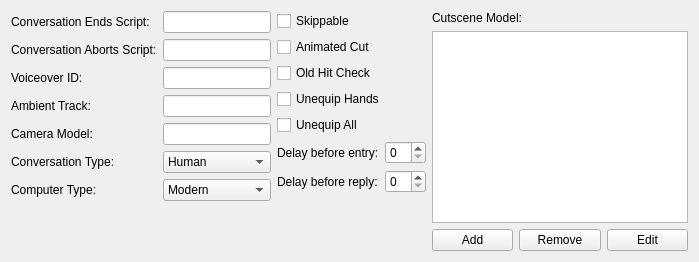
        <widget class="QWidget" name="fileTab">
         <attribute name="title">
          <string>This File</string>
         </attribute>
         <layout class="QHBoxLayout" name="horizontalLayout_11">
          <item>
           <layout class="QFormLayout" name="formLayout_6">
            <item row="0" column="0">
             <widget class="QLabel" name="label_37">
              <property name="text">
               <string>Conversation Ends Script:</string>
              </property>
             </widget>
            </item>
            <item row="0" column="1">
             <widget class="QLineEdit" name="onEndEdit">
              <property name="maxLength">
               <number>16</number>
              </property>
             </widget>
            </item>
            <item row="1" column="0">
             <widget class="QLabel" name="label_38">
              <property name="text">
               <string>Conversation Aborts Script:</string>
              </property>
             </widget>
            </item>
            <item row="1" column="1">
             <widget class="QLineEdit" name="onAbortEdit">
              <property name="maxLength">
               <number>16</number>
              </property>
             </widget>
            </item>
            <item row="2" column="0">
             <widget class="QLabel" name="label_39">
              <property name="text">
               <string>Voiceover ID:</string>
              </property>
             </widget>
            </item>
            <item row="2" column="1">
             <widget class="QLineEdit" name="voIdEdit">
              <property name="maxLength">
               <number>16</number>
              </property>
             </widget>
            </item>
            <item row="3" column="0">
             <widget class="QLabel" name="label_40">
              <property name="text">
               <string>Ambient Track:</string>
              </property>
             </widget>
            </item>
            <item row="3" column="1">
             <widget class="QLineEdit" name="ambientTrackEdit">
              <property name="maxLength">
               <number>16</number>
              </property>
             </widget>
            </item>
            <item row="4" column="0">
             <widget class="QLabel" name="label_41">
              <property name="text">
               <string>Camera Model:</string>
              </property>
             </widget>
            </item>
            <item row="4" column="1">
             <widget class="QLineEdit" name="cameraModelEdit">
              <property name="maxLength">
               <number>16</number>
              </property>
             </widget>
            </item>
            <item row="5" column="0">
             <widget class="QLabel" name="label_42">
              <property name="text">
               <string>Conversation Type:</string>
              </property>
             </widget>
            </item>
            <item row="6" column="0">
             <widget class="QLabel" name="label_43">
              <property name="text">
               <string>Computer Type:</string>
              </property>
             </widget>
            </item>
            <item row="5" column="1">
             <widget class="QComboBox" name="conversationSelect">
              <item>
               <property name="text">
                <string>Human</string>
               </property>
              </item>
              <item>
               <property name="text">
                <string>Computer</string>
               </property>
              </item>
              <item>
               <property name="text">
                <string>Type 3</string>
               </property>
              </item>
              <item>
               <property name="text">
                <string>Type 4</string>
               </property>
              </item>
              <item>
               <property name="text">
                <string>Type 5</string>
               </property>
              </item>
             </widget>
            </item>
            <item row="6" column="1">
             <widget class="QComboBox" name="computerSelect">
              <item>
               <property name="text">
                <string>Modern</string>
               </property>
              </item>
              <item>
               <property name="text">
                <string>Ancient</string>
               </property>
              </item>
             </widget>
            </item>
           </layout>
          </item>
          <item>
           <layout class="QVBoxLayout" name="verticalLayout_11">
            <item>
             <layout class="QVBoxLayout" name="verticalLayout_10">
              <item>
               <widget class="QCheckBox" name="skippableCheckbox">
                <property name="text">
                 <string>Skippable</string>
                </property>
               </widget>
              </item>
              <item>
               <widget class="QCheckBox" name="animatedCutCheckbox">
                <property name="text">
                 <string>Animated Cut</string>
                </property>
               </widget>
              </item>
              <item>
               <widget class="QCheckBox" name="oldHitCheckbox">
                <property name="text">
                 <string>Old Hit Check</string>
                </property>
               </widget>
              </item>
              <item>
               <widget class="QCheckBox" name="unequipHandsCheckbox">
                <property name="text">
                 <string>Unequip Hands</string>
                </property>
               </widget>
              </item>
              <item>
               <widget class="QCheckBox" name="unequipAllCheckbox">
                <property name="text">
                 <string>Unequip All</string>
                </property>
               </widget>
              </item>
             </layout>
            </item>
            <item>
             <layout class="QFormLayout" name="formLayout_7">
              <item row="0" column="0">
               <widget class="QLabel" name="label_44">
                <property name="text">
                 <string>Delay before entry:</string>
                </property>
               </widget>
              </item>
              <item row="0" column="1">
               <widget class="QSpinBox" name="entryDelaySpin"/>
              </item>
              <item row="1" column="0">
               <widget class="QLabel" name="label_45">
                <property name="text">
                 <string>Delay before reply:</string>
                </property>
               </widget>
              </item>
              <item row="1" column="1">
               <widget class="QSpinBox" name="replyDelaySpin"/>
              </item>
             </layout>
            </item>
           </layout>
          </item>
          <item>
           <layout class="QVBoxLayout" name="verticalLayout_12">
            <item>
             <widget class="QLabel" name="label_46">
              <property name="text">
               <string>Cutscene Model:</string>
              </property>
             </widget>
            </item>
            <item>
             <widget class="QListWidget" name="stuntList"/>
            </item>
            <item>
             <layout class="QHBoxLayout" name="horizontalLayout_13">
              <item>
               <widget class="QPushButton" name="addStuntButton">
                <property name="text">
                 <string>Add</string>
                </property>
               </widget>
              </item>
              <item>
               <widget class="QPushButton" name="removeStuntButton">
                <property name="text">
                 <string>Remove</string>
                </property>
               </widget>
              </item>
              <item>
               <widget class="QPushButton" name="editStuntButton">
                <property name="text">
                 <string>Edit</string>
                </property>
               </widget>
              </item>
             </layout>
            </item>
           </layout>
          </item>
         </layout>
        </widget>
